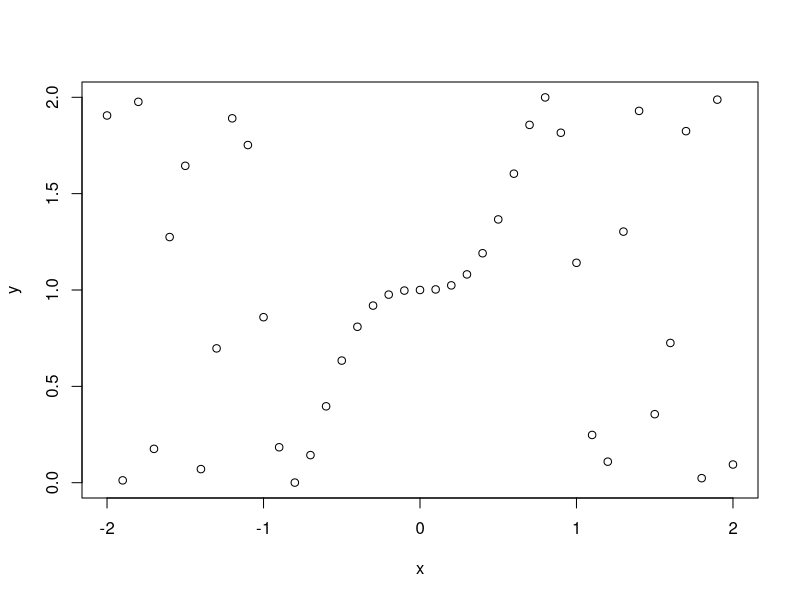
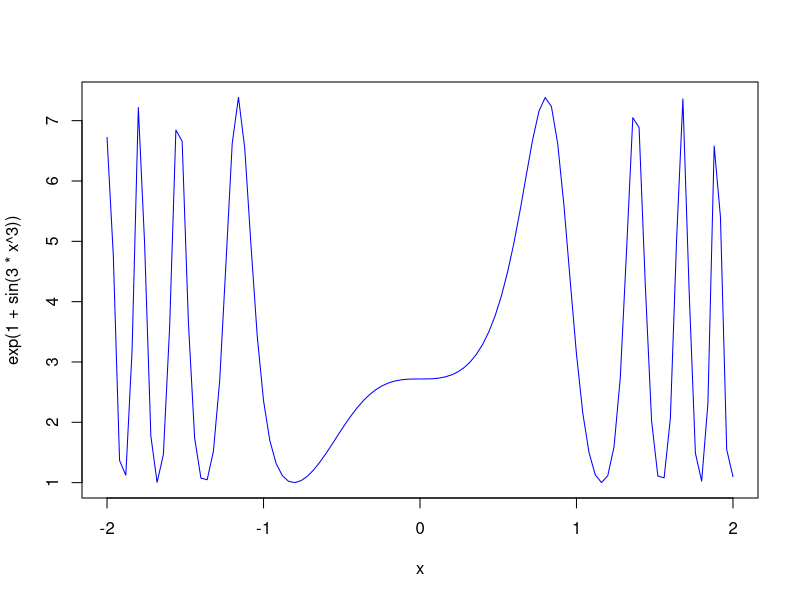

Recreate these plots in R, in order.
f <- function(x){
  return(1+sin(3*x^3))
}
x <- seq(-2, 2, by=0.1)
y <- f(x)
plot(x,y)
curve(exp(1+sin(3*x^3)), -2, 2, xname = "x",col="blue")

trapezoid <- function(f, bot, top, n) {
  intval <- integrate(f,bot,top)
  val2 = intval$value
  h <- (top-bot)/n
  x <- seq(bot, top, by=h)
  y <- f(x)
  s <- h * (abs(y[1]/2) + abs(sum(y[2:n])) + abs(y[n+1]/2))
  suma <- h * (abs(y[1]/2) + abs(sum(y[2:n])) + abs(y[n+1]/2))
  cat("Integral trapecio: ",suma,"\n")
  error = abs(val2-suma)
  if (error == 0) {
    cat("Error trapecio: 0 ","\n")
  } else {
    cat("Error trapecio: ",error,"\n")
  }
  
}
#Parámetros

bot <--1          # Limite Inferior. 
top <- 1      # Limite Superior. 
tol <- 1e-8    # Error permitido 
n<- 5
trapezoid(f,-1,1,10)


simpsons.rule <- function(f, bot, top) {
  if (is.function(f) == FALSE) {
    stop('f must be a function with one parameter (variable)')
  }
  
  h <- (top - bot) / 2
  x0 <- bot
  x1 <- bot + h
  x2 <- top
  
  s <- (h / 3) * (f(x0) + 4 * f(x1) + f(x2))
  
  return(s)
}

simpsons.rule(f, -1, 1)